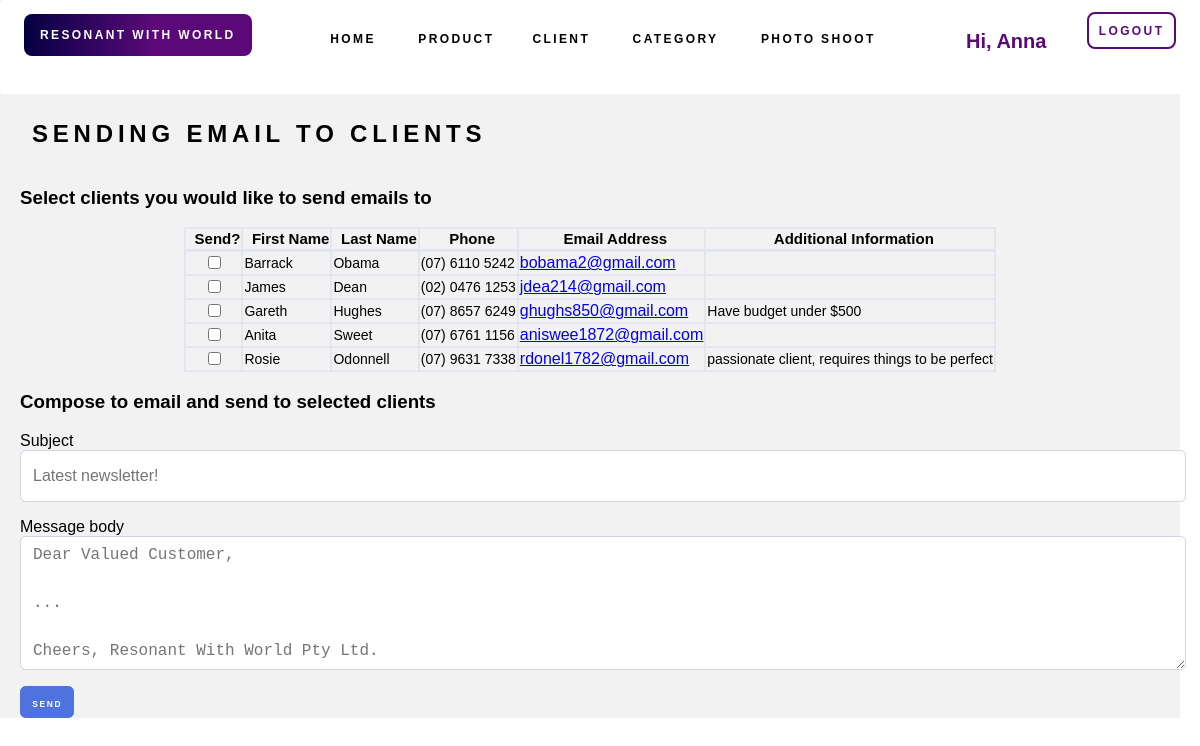
Screenshot of /email.php (signed in) with the database file from the repository.
### tables this page shows
CREATE TABLE `users` (
  `id` int(11) NOT NULL,
  `username` varchar(64) NOT NULL,
  `password` varchar(64) NOT NULL,
  `email` varchar(255) NOT NULL
);

CREATE TABLE `client` (
  `client_id` int(11) NOT NULL,
  `client_fname` varchar(255) NOT NULL,
  `client_lname` varchar(255) NOT NULL,
  `client_address` varchar(255) NOT NULL,
  `client_phone` varchar(16) NOT NULL,
  `client_email` varchar(255) NOT NULL,
  `client_subscribed` tinyint(1) NOT NULL,
  `client_other_information` text DEFAULT NULL
);

### connection.php (called while the page is built, shortened)
<?php session_start();
$db_host = "localhost";
$db_username = "fit2104";
$db_passwd = "fit2104";
$db_name = "fit2104_assignment2";
$dsn = "mysql:host=$db_host;dbname=$db_name";
$dbh = new PDO($dsn,$db_username,$db_passwd);
$PAGE_ALLOWGUEST = isset($PAGE_ALLOWGUEST) ? $PAGE_ALLOWGUEST : false;
if (!isset($PAGE_ID) || $PAGE_ID !== 'login') {
    if (!isset($_SESSION['user_id'])) {
        $_SESSION['referer'] = $_SERVER['PHP_SELF'];
        if (!$PAGE_ALLOWGUEST) {
            header("Location: login.php");
            exit();
        }
    } else {
        $user_stmt = $dbh->prepare("SELECT * FROM `users` WHERE `id` = ?");
        if ($user_stmt->execute([$_SESSION['user_id']]) && $user_stmt->rowCount() == 1) {
            $user = $user_stmt->fetchObject();
            $PAGE_USERNAME = $user->username;
        } else {
            session_destroy();
            header("Location: login.php?action=error&message=" . urlencode('It seems your account is being invalidated. Please contact administrator for more information.'));
            exit();
        }
    }
}

### email.php (the view, shortened to what this page needs)
<?php
$PAGE_ID = "email";
require('TopMenu.php');
?>
<div id = page-body>
        <h2 class = 'title-text'>Sending email to clients</h2>
        <form method="post" action="email_send.php" id="send-emails">
                    <h3>Select clients you would like to send emails to</h3>
                <div class="card-body">
                        <?php $clients = $dbh->prepare("SELECT * FROM `client` WHERE client_subscribed = 1");
                        if ($clients->execute() && $clients->rowCount() > 0): ?>
                            <table class="center table-bordered" width="90%" cellspacing="0">
                                <thead>
                                <tr>
                                    <th><span class = 'header-text'>Send?</span></th>
                                    <th><span class = 'header-text'>First Name</span></th>
                                    <th><span class = 'header-text'>Last Name</span></th>
                                    <th><span class = 'header-text'>Phone</span></th>
                                    <th><span class = 'header-text'>Email Address</span></th>
                                    <th><span class = 'header-text'>Additional Information</span></th>
                                </tr>
                                </thead>
                                <tbody>
                                <?php while ($client = $clients->fetchObject()): ?>
                                    <tr>
                                        <td align = 'center'>
                                            <input type="checkbox" name="client_ids[]" class="emails-to-send" value="<?php echo $client->client_id; ?>" />
                                        </td>
                                        <td><span class = 'table-text'><?= $client->client_fname ?></span></td>
                                        <td><span class = 'table-text'><?= $client->client_lname ?></span></td>
                                        <td><span class = 'table-text'><?= $client->client_phone ?></span></td>
                                        <td><a href="mailto:<?= $client->client_email ?>"><?= $client->client_email ?></a></td>
                                        <td><span class = 'table-text'><?= $client->client_other_information ?></span></td>
                                    </tr>
                                <?php endwhile; ?>
                                </tbody>
                            </table>
                        <?php else: ?>
                            <p class="text">No clients subscribed. </p>
                        <?php endif; ?>
                </div>
                <h3>Compose to email and send to selected clients</h3>
                    <div class="form-group">
                        <label for="sendmailSubject">Subject</label>
                        <input type="text" class="form-control" id="sendmailSubject" name="subject" placeholder="Latest newsletter!" required>
                    </div>
                    <div class="form-group">
                        <label for="sendmailMessage">Message body</label>
                        <textarea style="height:120px" class="form-control" id="sendmailMessage" name="body" rows="5" placeholder="Dear Valued Customer, &#10;&#10;...&#10;&#10;Cheers, Resonant With World Pty Ltd." required></textarea>
                    </div>
            <button type="submit" class="btn btn-blue"><span class = 'button-text'>Send</span></button>
        </form>
    </div>

### TopMenu.php (shortened to what this page needs)
<?php
require('connection.php');
?>
<!DOCTYPE html>
<html lang="en">
<head>
    <link rel="stylesheet" href= "./css/style.css" />
</head>
<body>
    <section id="header-wrapper">
        <div id="header" class="container">
            <div id = menuBar>
            <div id="menu">
                <li class="logo"><a href="index.php">Resonant with world</a></li>
                <ul>
                    <li <?= ($PAGE_ID == 'home') ? ' active' : '' ?>"><a href="index.php" >Home</a></li>
                    <li class = dropdown <?= ($PAGE_ID == 'products' ) ? ' active' : '' ?>"><a class = 'dropbtn'>Product</a>
                    <li class = dropdown <?= ($PAGE_ID == 'clients' ) ? ' active' : '' ?>"><a class = 'dropbtn'>Client</a>
                    </li>
                    <li class = dropdown <?= ($PAGE_ID == 'category' ) ? ' active' : '' ?>"><a class = 'dropbtn'>Category</a>
                </li>
                <li class = dropdown <?= ($PAGE_ID == 'photo-shoot' ) ? ' active' : '' ?>"><a class = 'dropbtn'>Photo  Shoot</a>
                </li>
                </ul>
                <?php if (empty($PAGE_USERNAME)): ?>
                        <li class="nav-item">
                            <a class="nav-link" href="login.php">
                                Login
                            </a>
                        </li>
                    <?php else: ?>
                        <li class="nav-item">
                            <a class="nav-link" href="logout.php" data-toggle="modal" data-target="#logoutModal">
                               Logout
                            </a>
                        </li>
                        <li class="nav-logout">
                           <p>
                              Hi, <?= $PAGE_USERNAME ?>
                            </p>
                        </li>
                    <?php endif; ?>
            </div>
            </div>
    </section>

### css/style.css (style rules this page uses)
html, body { height: 100%; }
body { margin: 0px; padding: 0px; font-family: 'Rubik', sans-serif; font-weight: 400; color: #000000; }
ul { margin-top: 0; padding: 0; list-style: none; }
#menu { position: fixed; left: 0; right: 0; background: white; border-radius: 4px; z-index: 3; }
#menu ul { text-align: center; overflow: hidden; }
#menu li { display: inline-block; }
#menu li a { display: block; margin-left: 0.50em; padding: 1em 1.5em; letter-spacing: 0.20em; text-decoration: none; font-size: 1vw; font-weight: 600; text-transform: uppercase; outline: 0; color: black; }
#menu li a, .dropbtn { display: inline-block; color: rgb(0, 0, 0); text-align: center; padding: 14px 16px; text-decoration: none; }
#menu .logo a { background: rgb(4,0,66); background: linear-gradient(90deg, rgba(4,0,66,1) 0%, rgba(91,9,121,1) 57%); border-radius: 8px; color: #FFF; position: absolute; margin-left: 2em; }
#menu .nav-item a { border:2px solid rgba(91,9,121,1); color: rgba(91,9,121,1); border-radius: 8px; position: absolute; right: 2em; top: 1em; padding: 0.8vw; }
#menu .nav-logout p { color: rgba(91,9,121,1); position: absolute; right: 12vw; top: 0em; padding: 0.8vw; font-size: 20px; font-weight:600; }
.table-bordered { border: 1px solid #e3e6f0; }
.table-bordered th, .table-bordered td { border: 1px solid #e3e6f0; }
.table-bordered thead th, .table-bordered thead td { border-bottom-width: 2px; }
.button-text { font-family: 'Rubik', sans-serif; display: inline-block; letter-spacing: 0.20em; text-decoration: none; font-size: 0.7vw; font-weight: 600; text-transform: uppercase; outline: 0; color: white; }
.table-text { font-family: 'Rubik', sans-serif; display: inline-block; font-weight: 200; font-size: 14px; }
.title-text { font-family: 'Rubik', sans-serif; display: inline-block; margin-left: 0.50em; letter-spacing: 0.20em; text-decoration: none; font-size: 24px; font-weight: 600; text-transform: uppercase; outline: 0; color: rgb(0, 0, 0); }
.header-text { font-family: 'Rubik', sans-serif; margin-left: 0.50em; display: inline-block; text-decoration: none; font-size: 15px; font-weight: 600; outline: 0; color: rgb(0, 0, 0); }
#page-body { width: 95vw; background-color: #f2f2f2; padding-top: 100px; top: 13%; padding-left: 20px; padding-right: 20px; }
.form-group { margin-bottom: 1rem; }
.form-control { display: block; width: 95vw; height: calc(1.5em + 0.75rem + 2px); padding: 0.375rem 0.75rem; font-size: 1rem; font-weight: 400; line-height: 1.5; color: #6e707e; background-color: #fff; background-clip: padding-box; border: 1px solid #d1d3e2; border-radius: 0.35rem; transition: border-color 0.15s ease-in-out, box-shadow 0.15s ease-in-out; }
.btn { display: inline-block; font-weight: 400; color: #858796; text-align: center; vertical-align: middle; user-select: none; background-color: transparent; border: 1px solid transparent; padding: 0.2rem 0.7rem; font-size: 1rem; line-height: 1.5; border-radius: 0.35rem; transition: color 0.15s ease-in-out, background-color 0.15s ease-in-out, border-color 0.15s ease-in-out, box-shadow 0.15s ease-in-out; }
.btn:not(:disabled):not(.disabled) { cursor: pointer; }
.btn-blue { color: #fff; background-color: #4e73df; border-color: #4e73df; }
.center { margin-left: auto; margin-right: auto; }
.container { width: 100%; padding-right: 1rem; padding-left: 1rem; margin-right: auto; margin-left: auto; position: relative; }
.center { width: fit-content; margin: 0 auto; }

### rows the page displays
users: username "Anna"
client: client_fname "Barrack", client_lname "Obama", client_phone "(07) 6110 5242", client_email "bobama2@gmail.com"
client: client_fname "James", client_lname "Dean", client_phone "(02) 0476 1253", client_email "jdea214@gmail.com"
client: client_fname "Gareth", client_lname "Hughes", client_phone "(07) 8657 6249", client_email "ghughs850@gmail.com", client_other_information "Have budget under $500"
client: client_fname "Anita", client_lname "Sweet", client_phone "(07) 6761 1156", client_email "aniswee1872@gmail.com"
client: client_fname "Rosie", client_lname "Odonnell", client_phone "(07) 9631 7338", client_email "rdonel1782@gmail.com", client_other_information "passionate client, requires things to be perfect"
